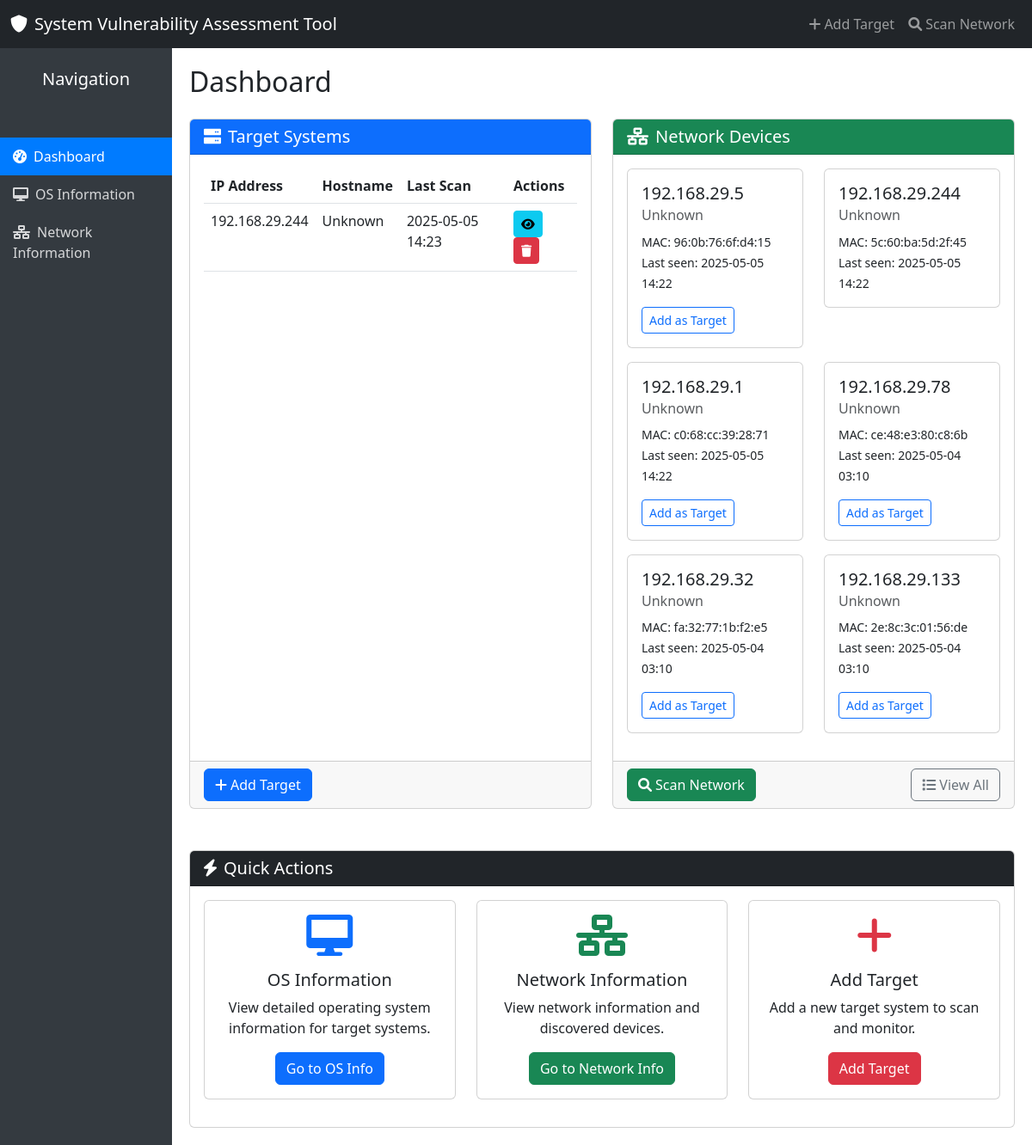
Screenshot of /scanner/ with the database file from the repository.
### scanner/models.py (models this page shows, shortened)
class Target(models.Model):
    ip_address = models.GenericIPAddressField(unique=True)
    hostname = models.CharField(max_length=255, blank=True, null=True)
    description = models.TextField(blank=True, null=True)
    is_active = models.BooleanField(default=True)
    last_scan = models.DateTimeField(blank=True, null=True)
    created_at = models.DateTimeField(auto_now_add=True)
    updated_at = models.DateTimeField(auto_now=True)

class NetworkDevice(models.Model):
    ip_address = models.GenericIPAddressField()
    mac_address = models.CharField(max_length=17)
    vendor = models.CharField(max_length=255, blank=True, null=True)
    hostname = models.CharField(max_length=255, blank=True, null=True)
    last_seen = models.DateTimeField(default=timezone.now)
    class Meta:
        unique_together = ('ip_address', 'mac_address')

### scanner/views.py (the view)
# urls.py: path('', views.index, name='index'),
def index(request):
    targets = Target.objects.filter(is_active=True).order_by('-last_scan')
    devices = NetworkDevice.objects.all().order_by('-last_seen')[:10]
    target_ips = [target.ip_address for target in targets]
    context = {
        'targets': targets,
        'devices': devices,
        'target_ips': target_ips,
        'page_title': 'Dashboard'
    }
    return render(request, 'scanner/index.html', context)

### scanner/templates/scanner/index.html (shortened to what this page needs)
{% extends 'scanner/base.html' %}
{% block content %}
<div class="row">
    <div class="col-md-6 mb-4">
        <div class="card h-100">
            <div class="card-header bg-primary text-white">
                <h5 class="mb-0"><i class="fas fa-server me-2"></i>Target Systems</h5>
            </div>
            <div class="card-body">
                {% if targets %}
                    <div class="table-responsive">
                        <table class="table table-hover">
                            <thead>
                                <tr>
                                    <th>IP Address</th>
                                    <th>Hostname</th>
                                    <th>Last Scan</th>
                                    <th>Actions</th>
                                </tr>
                            </thead>
                            <tbody>
                                {% for target in targets %}
                                <tr>
                                    <td>{{ target.ip_address }}</td>
                                    <td>{{ target.hostname|default:"Unknown" }}</td>
                                    <td>{{ target.last_scan|default:"Never"|date:"Y-m-d H:i" }}</td>
                                    <td>
                                        <a href="{% url 'scanner:target_detail' target.id %}" class="btn btn-sm btn-info">
                                            <i class="fas fa-eye"></i>
                                        </a>
                                        <button class="btn btn-sm btn-danger" data-bs-toggle="modal" data-bs-target="#deleteModal{{ target.id }}">
                                            <i class="fas fa-trash"></i>
                                        </button>
                                    </td>
                                </tr>
                                {% endfor %}
                            </tbody>
                        </table>
                    </div>
                {% else %}
                    <div class="alert alert-info">
                        No target systems added yet.
                        <a href="{% url 'scanner:add_target' %}" class="alert-link">Add a target</a> to get started.
                    </div>
                {% endif %}
            </div>
            <div class="card-footer">
                <a href="{% url 'scanner:add_target' %}" class="btn btn-primary">
                    <i class="fas fa-plus me-1"></i>Add Target
                </a>
            </div>
        </div>
    </div>
    <div class="col-md-6 mb-4">
        <div class="card h-100">
            <div class="card-header bg-success text-white">
                <h5 class="mb-0"><i class="fas fa-network-wired me-2"></i>Network Devices</h5>
            </div>
            <div class="card-body">
                {% if devices %}
                    <div class="row">
                        {% for device in devices %}
                        <div class="col-md-6 mb-3">
                            <div class="card device-card">
                                <div class="card-body">
                                    <h5 class="card-title">{{ device.ip_address }}</h5>
                                    <h6 class="card-subtitle mb-2 text-muted">{{ device.vendor|default:"Unknown Vendor" }}</h6>
                                    <p class="card-text">
                                        <small>MAC: {{ device.mac_address }}</small><br>
                                        <small>Last seen: {{ device.last_seen|date:"Y-m-d H:i" }}</small>
                                    </p>
                                    {% if not device.ip_address in target_ips %}
                                    <form action="{% url 'scanner:add_target' %}" method="post">
                                        <button type="submit" class="btn btn-sm btn-outline-primary">Add as Target</button>
                                    </form>
                                    {% endif %}
                                </div>
                            </div>
                        </div>
                        {% endfor %}
                    </div>
                {% endif %}
            </div>
            <div class="card-footer">
                <form action="{% url 'scanner:scan_network' %}" method="post" class="d-inline">
                    <button type="submit" class="btn btn-success">
                        <i class="fas fa-search me-1"></i>Scan Network
                    </button>
                </form>
                <a href="{% url 'scanner:network_info' %}" class="btn btn-outline-secondary float-end">
                    <i class="fas fa-list me-1"></i>View All
                </a>
            </div>
        </div>
    </div>
</div>
<div class="row mt-4">
    <div class="col-12">
        <div class="card">
            <div class="card-header bg-dark text-white">
                <h5 class="mb-0"><i class="fas fa-bolt me-2"></i>Quick Actions</h5>
            </div>
            <div class="card-body">
                <div class="row">
                    <div class="col-md-4 mb-3">
                        <div class="card text-center h-100">
                            <div class="card-body">
                                <i class="fas fa-desktop fa-3x mb-3 text-primary"></i>
                                <h5 class="card-title">OS Information</h5>
                                <p class="card-text">View detailed operating system information for target systems.</p>
                                <a href="{% url 'scanner:os_info' %}" class="btn btn-primary">Go to OS Info</a>
                            </div>
                        </div>
                    </div>
                    <div class="col-md-4 mb-3">
                        <div class="card text-center h-100">
                            <div class="card-body">
                                <i class="fas fa-network-wired fa-3x mb-3 text-success"></i>
                                <h5 class="card-title">Network Information</h5>
                                <p class="card-text">View network information and discovered devices.</p>
                                <a href="{% url 'scanner:network_info' %}" class="btn btn-success">Go to Network Info</a>
                            </div>
                        </div>
                    </div>
                    <div class="col-md-4 mb-3">
                        <div class="card text-center h-100">
                            <div class="card-body">
                                <i class="fas fa-plus fa-3x mb-3 text-danger"></i>
                                <h5 class="card-title">Add Target</h5>
                                <p class="card-text">Add a new target system to scan and monitor.</p>
                                <a href="{% url 'scanner:add_target' %}" class="btn btn-danger">Add Target</a>
                            </div>
                        </div>
                    </div>
                </div>
            </div>
        </div>
    </div>
</div>
{% endblock %}

### scanner/templates/scanner/base.html (shortened to what this page needs)
<!DOCTYPE html>
<html lang="en">
<head>
    <link href="https://cdn.jsdelivr.net/npm/bootstrap@5.3.0-alpha1/dist/css/bootstrap.min.css" rel="stylesheet">
    <link rel="stylesheet" href="https://cdnjs.cloudflare.com/ajax/libs/font-awesome/6.0.0/css/all.min.css">
</head>
<body>
    <nav class="navbar navbar-expand-lg navbar-dark bg-dark">
        <div class="container-fluid">
            <a class="navbar-brand" href="{% url 'scanner:index' %}">
                <i class="fas fa-shield-alt me-2"></i>System Vulnerability Assessment Tool
            </a>
            <div class="collapse navbar-collapse" id="navbarNav">
                <ul class="navbar-nav ms-auto">
                    <li class="nav-item">
                        <a class="nav-link" href="{% url 'scanner:add_target' %}">
                            <i class="fas fa-plus me-1"></i>Add Target
                        </a>
                    </li>
                    <li class="nav-item">
                        <a class="nav-link" href="{% url 'scanner:scan_network' %}"
                           onclick="event.preventDefault(); document.getElementById('scan-network-form').submit();">
                            <i class="fas fa-search me-1"></i>Scan Network
                        </a>
                    </li>
                </ul>
            </div>
        </div>
    </nav>
    <div class="container-fluid">
        <div class="row">
            <div class="col-md-2 px-0 sidebar">
                <div class="py-4 px-3 mb-4">
                    <div class="text-center">
                        <h5>Navigation</h5>
                    </div>
                </div>
                <ul class="nav flex-column">
                    <li class="nav-item">
                        <a href="{% url 'scanner:index' %}" class="nav-link {% if request.path == '/scanner/' %}active{% endif %}">
                            <i class="fas fa-tachometer-alt me-2"></i>Dashboard
                        </a>
                    </li>
                    <li class="nav-item">
                        <a href="{% url 'scanner:os_info' %}" class="nav-link {% if '/os-info/' in request.path %}active{% endif %}">
                            <i class="fas fa-desktop me-2"></i>OS Information
                        </a>
                    </li>
                    <li class="nav-item">
                        <a href="{% url 'scanner:network_info' %}" class="nav-link {% if '/network-info/' in request.path %}active{% endif %}">
                            <i class="fas fa-network-wired me-2"></i>Network Information
                        </a>
                    </li>
                </ul>
            </div>
            <div class="col-md-10 content">
                <h2 class="mb-4">{% block page_title %}{{ page_title|default:"Dashboard" }}{% endblock %}</h2>
                {% block content %}{% endblock %}
            </div>
        </div>
    </div>
</body>
</html>

### scanner/templates/scanner/base.html (style rules this page uses)
.sidebar { min-height: calc(100vh - 56px); background-color: #343a40; color: white; }
.sidebar a { color: rgba(255, 255, 255, 0.8); text-decoration: none; padding: 10px 15px; display: block; }
.sidebar a.active { color: white; background-color: #007bff; }
.content { padding: 20px; }
.device-card { transition: transform 0.2s; }

### rows the page displays
Target: ip_address "192.168.29.244", hostname "Unknown", last_scan "2025-05-05 14:23"
NetworkDevice: ip_address "192.168.29.5", vendor "Unknown", mac_address "96:0b:76:6f:d4:15", last_seen "2025-05-05 14:22"
NetworkDevice: ip_address "192.168.29.244", vendor "Unknown", mac_address "5c:60:ba:5d:2f:45", last_seen "2025-05-05 14:22"
NetworkDevice: ip_address "192.168.29.1", vendor "Unknown", mac_address "c0:68:cc:39:28:71", last_seen "2025-05-05 14:22"
NetworkDevice: ip_address "192.168.29.78", vendor "Unknown", mac_address "ce:48:e3:80:c8:6b", last_seen "2025-05-04 03:10"
NetworkDevice: ip_address "192.168.29.32", vendor "Unknown", mac_address "fa:32:77:1b:f2:e5", last_seen "2025-05-04 03:10"
NetworkDevice: ip_address "192.168.29.133", vendor "Unknown", mac_address "2e:8c:3c:01:56:de", last_seen "2025-05-04 03:10"

### other values shown
{{ page_title|default:"Dashboard" }} "Dashboard"
